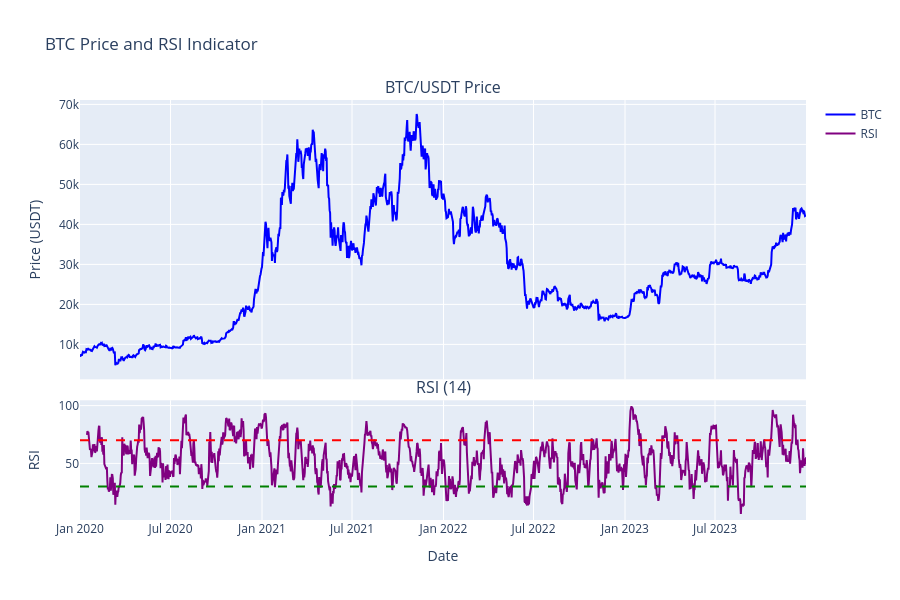

The cell this chart's notebook holds for it:
### Code cell
# Visualize price and RSI
fig = make_subplots(
    rows=2,
    cols=1,
    shared_xaxes=True,
    vertical_spacing=0.05,
    row_heights=[0.7, 0.3],
    subplot_titles=["BTC/USDT Price", "RSI (14)"],
)

fig.add_trace(go.Scatter(x=close.index, y=close, name="BTC", line=dict(color="blue")), row=1, col=1)

fig.add_trace(
    go.Scatter(x=rsi_series.index, y=rsi_series, name="RSI", line=dict(color="purple")),
    row=2,
    col=1,
)

# Add RSI threshold lines
fig.add_hline(y=30, line_dash="dash", line_color="green", row=2, col=1)
fig.add_hline(y=70, line_dash="dash", line_color="red", row=2, col=1)

fig.update_layout(
    height=600,
    title="BTC Price and RSI Indicator",
    showlegend=True,
    xaxis2_title="Date",
    yaxis_title="Price (USDT)",
    yaxis2_title="RSI",
)
fig.show()

### Figure 1 — Plotly figure (JSON) as saved in the notebook; plotly's stock layout.template omitted (floating-point values rounded to 4 significant figures; data arrays with more than 128 entries replaced by an {"elided": "..."} marker saying what was removed)
{"data": [{"line": {"color": "blue"}, "name": "BTC", "type": "scatter", "x": {"elided": "1461 str values"}, "xaxis": "x", "y": {"elided": "1461 float values"}, "yaxis": "y"}, {"line": {"color": "purple"}, "name": "RSI", "type": "scatter", "x": {"elided": "1461 str values"}, "xaxis": "x2", "y": {"elided": "1461 float values"}, "yaxis": "y2"}], "layout": {"annotations": [{"font": {"size": 16}, "showarrow": false, "text": "BTC/USDT Price", "x": 0.5, "xanchor": "center", "xref": "paper", "y": 1.0, "yanchor": "bottom", "yref": "paper"}, {"font": {"size": 16}, "showarrow": false, "text": "RSI (14)", "x": 0.5, "xanchor": "center", "xref": "paper", "y": 0.285, "yanchor": "bottom", "yref": "paper"}], "height": 600, "shapes": [{"line": {"color": "green", "dash": "dash"}, "type": "line", "x0": 0, "x1": 1, "xref": "x2 domain", "y0": 30, "y1": 30, "yref": "y2"}, {"line": {"color": "red", "dash": "dash"}, "type": "line", "x0": 0, "x1": 1, "xref": "x2 domain", "y0": 70, "y1": 70, "yref": "y2"}], "showlegend": true, "title": {"text": "BTC Price and RSI Indicator"}, "xaxis": {"anchor": "y", "domain": [0.0, 1.0], "matches": "x2", "showticklabels": false}, "xaxis2": {"anchor": "y2", "domain": [0.0, 1.0], "title": {"text": "Date"}}, "yaxis": {"anchor": "x", "domain": [0.335, 1.0], "title": {"text": "Price (USDT)"}}, "yaxis2": {"anchor": "x2", "domain": [0.0, 0.285], "title": {"text": "RSI"}}}}
